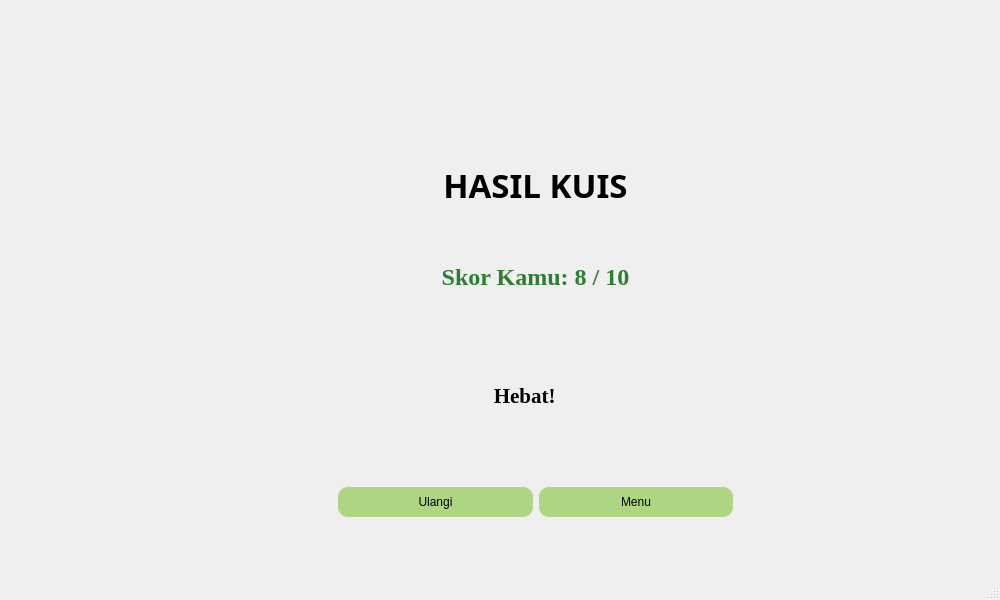
<?xml version="1.0" encoding="UTF-8"?>
<ui version="4.0">
 <class>MainWindow</class>
 <widget class="QMainWindow" name="MainWindow">
  <property name="geometry">
   <rect>
    <x>0</x>
    <y>0</y>
    <width>1000</width>
    <height>600</height>
   </rect>
  </property>
  <property name="minimumSize">
   <size>
    <width>1000</width>
    <height>600</height>
   </size>
  </property>
  <property name="maximumSize">
   <size>
    <width>1000</width>
    <height>600</height>
   </size>
  </property>
  <property name="windowTitle">
   <string>MainWindow</string>
  </property>
  <property name="styleSheet">
   <string notr="true"/>
  </property>
  <property name="dockNestingEnabled">
   <bool>false</bool>
  </property>
  <widget class="QWidget" name="centralwidget">
   <property name="styleSheet">
    <string notr="true"/>
   </property>
   <widget class="QWidget" name="panelSkor" native="true">
    <property name="geometry">
     <rect>
      <x>320</x>
      <y>20</y>
      <width>431</width>
      <height>541</height>
     </rect>
    </property>
    <layout class="QVBoxLayout" name="verticalLayout">
     <item>
      <layout class="QVBoxLayout" name="verticalSkor">
       <item>
        <widget class="QWidget" name="widgetSkor" native="true">
         <property name="styleSheet">
          <string notr="true"/>
         </property>
         <layout class="QVBoxLayout" name="verticalLayout_2">
          <item>
           <widget class="QLabel" name="lblLogo">
            <property name="enabled">
             <bool>true</bool>
            </property>
            <property name="maximumSize">
             <size>
              <width>128</width>
              <height>128</height>
             </size>
            </property>
            <property name="text">
             <string/>
            </property>
            <property name="textFormat">
             <enum>Qt::TextFormat::RichText</enum>
            </property>
            <property name="pixmap">
             <pixmap>logoKuis.png</pixmap>
            </property>
            <property name="scaledContents">
             <bool>true</bool>
            </property>
            <property name="alignment">
             <set>Qt::AlignmentFlag::AlignCenter</set>
            </property>
           </widget>
          </item>
          <item>
           <widget class="QLabel" name="lblHasil">
            <property name="font">
             <font>
              <family>STXinwei</family>
              <pointsize>25</pointsize>
              <bold>true</bold>
             </font>
            </property>
            <property name="text">
             <string>HASIL KUIS</string>
            </property>
            <property name="alignment">
             <set>Qt::AlignmentFlag::AlignCenter</set>
            </property>
            <property name="margin">
             <number>20</number>
            </property>
           </widget>
          </item>
          <item>
           <widget class="QLabel" name="lblSkor">
            <property name="minimumSize">
             <size>
              <width>0</width>
              <height>0</height>
             </size>
            </property>
            <property name="font">
             <font>
              <family>Times New Roman</family>
              <pointsize>18</pointsize>
              <bold>true</bold>
             </font>
            </property>
            <property name="styleSheet">
             <string notr="true">color: #2E7D32;   /* hijau tua */
</string>
            </property>
            <property name="text">
             <string>Skor Kamu: 8 / 10
</string>
            </property>
            <property name="alignment">
             <set>Qt::AlignmentFlag::AlignCenter</set>
            </property>
            <property name="margin">
             <number>20</number>
            </property>
           </widget>
          </item>
          <item>
           <widget class="QLabel" name="lblPesan">
            <property name="font">
             <font>
              <family>Times New Roman</family>
              <pointsize>16</pointsize>
              <bold>true</bold>
             </font>
            </property>
            <property name="autoFillBackground">
             <bool>false</bool>
            </property>
            <property name="text">
             <string>Hebat! 🌟</string>
            </property>
            <property name="scaledContents">
             <bool>false</bool>
            </property>
            <property name="alignment">
             <set>Qt::AlignmentFlag::AlignCenter</set>
            </property>
            <property name="wordWrap">
             <bool>true</bool>
            </property>
           </widget>
          </item>
          <item>
           <widget class="QWidget" name="btnSkor" native="true">
            <layout class="QHBoxLayout" name="horizontalLayout">
             <item>
              <widget class="QPushButton" name="btnUlangi">
               <property name="styleSheet">
                <string notr="true">background-color: #AED581;
border-radius: 10px;
padding: 8px;
</string>
               </property>
               <property name="text">
                <string>Ulangi</string>
               </property>
              </widget>
             </item>
             <item>
              <widget class="QPushButton" name="btnMenu">
               <property name="styleSheet">
                <string notr="true">background-color: #AED581;
border-radius: 10px;
padding: 8px;
</string>
               </property>
               <property name="text">
                <string>Menu</string>
               </property>
              </widget>
             </item>
            </layout>
           </widget>
          </item>
         </layout>
        </widget>
       </item>
      </layout>
     </item>
    </layout>
   </widget>
   <widget class="QLabel" name="bgLabel">
    <property name="geometry">
     <rect>
      <x>0</x>
      <y>0</y>
      <width>1000</width>
      <height>600</height>
     </rect>
    </property>
    <property name="minimumSize">
     <size>
      <width>1000</width>
      <height>600</height>
     </size>
    </property>
    <property name="maximumSize">
     <size>
      <width>1000</width>
      <height>600</height>
     </size>
    </property>
    <property name="text">
     <string/>
    </property>
    <property name="scaledContents">
     <bool>true</bool>
    </property>
   </widget>
  </widget>
  <widget class="QMenuBar" name="menubar">
   <property name="geometry">
    <rect>
     <x>0</x>
     <y>0</y>
     <width>1000</width>
     <height>33</height>
    </rect>
   </property>
  </widget>
  <widget class="QStatusBar" name="statusbar"/>
 </widget>
 <resources/>
 <connections/>
</ui>
